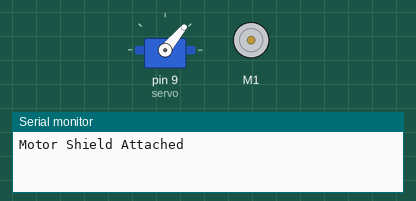
Recording of a sketch running on a simulated Arduino Uno, built with avr-gcc and run on an emulated ATmega328P. Shown: servo, DC motor (green arrow = forward, orange = backward, longer = faster), the last lines printed to the serial monitor.

Above: at 0.1 s.
At 2.1 s:
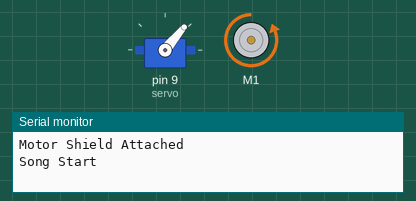
At 14.9 s:
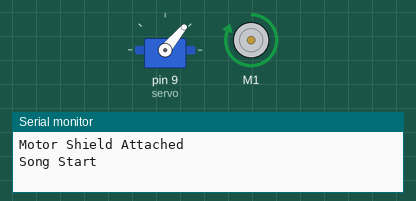
At 27.7 s:
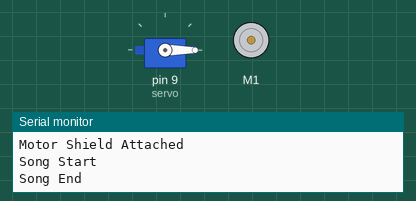
Timing chart, 0 to 29.2 s (numbered marks = the images above):
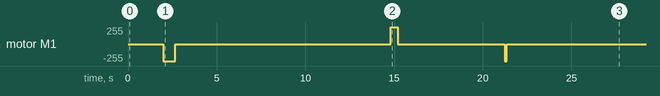

The sketch:

code.ino
```cpp
/* CODE FOR REESE'S SELF-PLAYING TROMBONE ISP
 *
 * Changes I wasn't able to implement (both in code and with build) in time:
 *  - Dynamically change balloon angle / air frequency while playing song.
 *    Reason: Insufficient accuraccy of stepper assembly.
 *  - Tounging and similar articulations.
 *    Reason: Must start air when slide is in 1st position and move slide from
 *            there to get accurate and consistent notes.
 *  - Play whole song in one go
 *    Reason: Limited air compressor capacity, can't run compressor while
 *            playing b/c compressor is loud.
 */


// *** ALWAYS START SLIDE AT 1st POSITION AND STEPPER PERPINDICULAR TO BELL ***

#include <Wire.h>
#include <Servo.h>
#include <Adafruit_MotorShield.h>
#include <AccelStepper.h>

Adafruit_MotorShield ms = Adafruit_MotorShield();
Adafruit_DCMotor *dc = ms.getMotor(1);
Servo servo;

/* The song[] array holds slide positions
 *
 * The partial[] array holds partials (balloon angles / frequency) but
 * wasn't implmeneted as stated above.
 *
 * song array layout: [SlidePosition, ...]
 * partial array layout: [Partial, Partial, ...] (0 is F-Bb, 1 is B-F, 2 is F#-Bb, 3 is B-D, 4 is Eb-F)
 */

//int song[] =    {6,6,6,6,3,3,4,6,3,3,4,6,6,6,3,3,   3,3,3,   3,4,4,7,7}; // Whole Chorus
int song[] =    {6,6,6,6,6,6,6,6,6,6,6,6,6,6,6,6,3,3,3,3,3,3,3,3,4,4,4,4,4,4,4,4}; // Pre-Chorus
//int song[] =    {1,1,3,1,3,1,3,1,3}; //Post-Chorus

//int partial[] = {1,1,1,1,1,1,1,1,1,1,1,1,1,1,1,1,   1,1,1,   1,1,1,1,1}; // Chorus
int partial[] = {1,1,1,1,1,1,1,1,1,1,1,1,1,1,1,1,1,1,1,1,1,1,1,1,1,1,1,1,1,1,1,1}; // Pre-Chorus
//int partial[] = {1,1,1,1,1,1,1,1,1}; //Post-Chorus
int tempo = 800; //ms/beat

int currentPos = 1;

void setup() {
  while(!Serial);
  Serial.begin(9600);
  ms.begin();
  Serial.println("Motor Shield Attached");
  servo.attach(9);

  dc->setSpeed(255);
  dc->run(RELEASE);
  servo.write(0);

  //Release servo at start
  servo.write(50);
  delay(2000);

  Serial.println("Song Start");
  for(int i = 0; i < sizeof(song)/sizeof(song[0]); i+=1) {
    int startTime = millis();
    moveSlide(song[i]);
    while(millis()-startTime <= tempo);
  }

  //Close servo
  servo.write(0);
  Serial.println("Song End");
}

void moveSlide(int pos) {
  int distance = pos - currentPos;
  int playTime = abs(distance)*130;

  int startTime = millis();
  if(distance > 0) dc->run(BACKWARD);
  else if(distance < 0) dc->run(FORWARD);
  while(millis() - startTime <= playTime);
  dc->run(RELEASE);

  currentPos = pos;
}

void loop() {}
```
